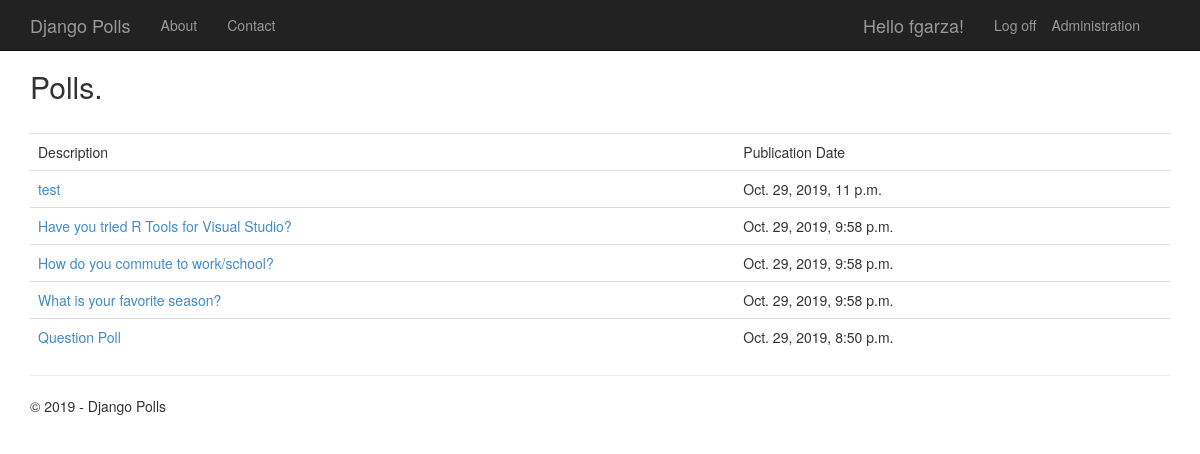
The app's page / (signed in) with its own data.
### app/models.py (models this page shows, shortened)
class Poll(models.Model):
    text = models.CharField(max_length=200)
    pub_date = models.DateTimeField('date published')
    author = models.CharField(max_length=100, blank=True)

### app/views.py (the view)
class PollListView(ListView):
    model = Poll
    def get_context_data(self, **kwargs):
        context = super(PollListView, self).get_context_data(**kwargs)
        context['title'] = 'Polls'
        context['year'] = datetime.now().year
        return context

### app/templates/app/index.html (shortened to what this page needs)
{% extends "app/layout.html" %}
{% block content %}
<h2>Polls.</h2>
<br/>
{% if latest_poll_list %}
<table class="table table-hover">
    <tbody>
        <tr>
            <td>
                Description
            </td>
            <td>
                Publication Date
            </td>
        </tr>
        {% for poll in latest_poll_list %}
        <tr>
            <td>
                <a href="{% url 'app:detail' poll.id %}">{{poll.text}}</a>
            </td>
            <td>
                {{poll.pub_date}}
            </td>
        </tr>
        {% endfor %}
    </tbody>
</table>
{% endif %}
{% endblock %}

### app/templates/app/loginpartial.html (shortened to what this page needs)
<ul class="nav navbar-nav navbar-right">
    <li><a href="/admin">Administration</a></li>
</ul>
{% if user.is_authenticated %}
<form id="logoutForm" action="/logout" method="post" class="navbar-right">
    <ul class="nav navbar-nav navbar-right">
        <li><span class="navbar-brand">Hello {{ user.username }}!</span></li>
        <li><a href="javascript:document.getElementById('logoutForm').submit()">Log off</a></li>
    </ul>
</form>
{% else %}
<ul class="nav navbar-nav navbar-right">
    <li><a href="{% url 'login' %}">Log in</a></li>
</ul>
{% endif %}

### app/static/app/content/site.css (style rules this page uses)
body { padding-top: 50px; padding-bottom: 20px; }

### records on screen
Poll: text "test", pub_date "Oct. 29, 2019, 11 p.m."
Poll: text "Have you tried R Tools for Visual Studio?", pub_date "Oct. 29, 2019, 9:58 p.m."
Poll: text "How do you commute to work/school?", pub_date "Oct. 29, 2019, 9:58 p.m."
Poll: text "What is your favorite season?", pub_date "Oct. 29, 2019, 9:58 p.m."
Poll: text "Question Poll", pub_date "Oct. 29, 2019, 8:50 p.m."

### other values on screen
{{ user.username }} "fgarza"
{{ year }} "2019"
